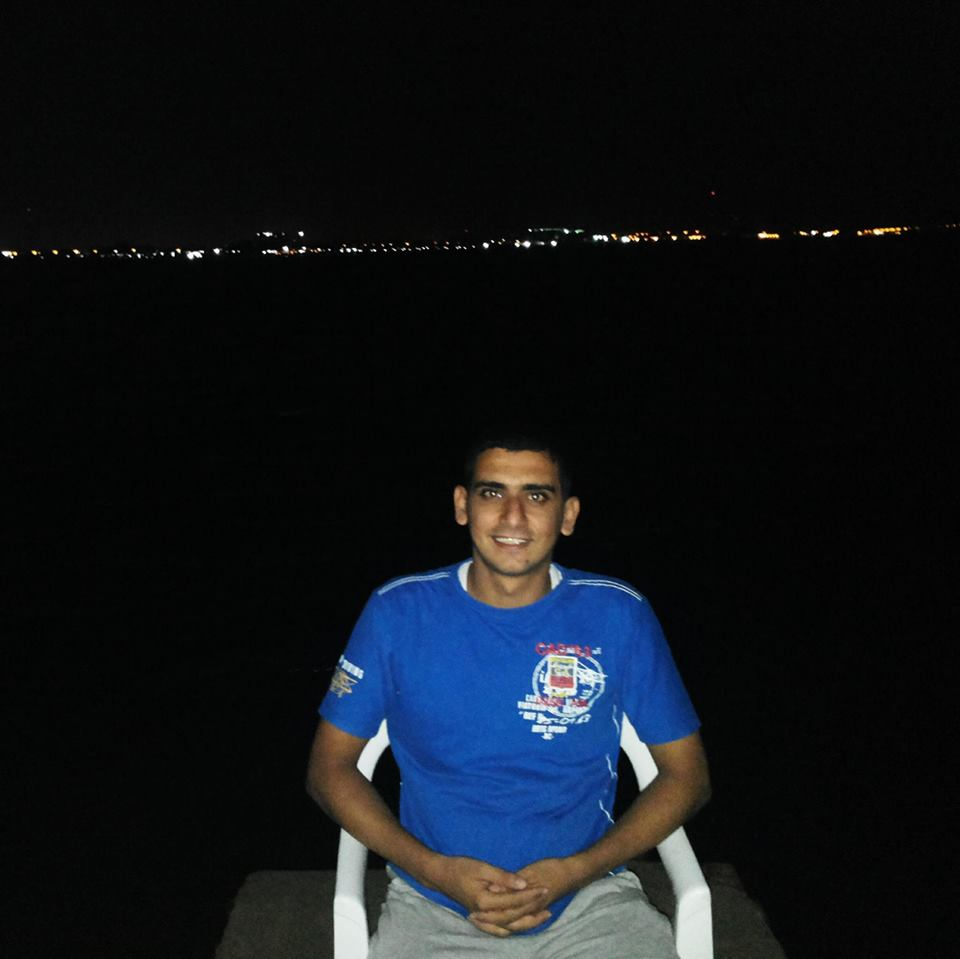
#> input picture opencv/tutorial/mostafa.jpg, 960 x 959 px
$ python lec2.py   (Python 2 division)
#> lines starting #> are read from the running program, lines starting #| are printed output that depends on the picture
import cv2
import numpy as np
from   matplotlib import pyplot as plt
'''
#-----------------------Morphological Transformation
img =cv2.imread('mostafa.jpg',0)
img = cv2.resize(img ,(500,500))
kernal = np.ones((15,15),np.uint8)
erosion = cv2.erode(img,kernal,iterations=1)
dilation = cv2.dilate(img,kernal,iterations=1)

openning = cv2.morphologyEx(img,cv2.MORPH_OPEN,kernal)
clossing = cv2.morphologyEx(img,cv2.MORPH_CLOSE,kernal)
gradient = cv2.morphologyEx(img,cv2.MORPH_GRADIENT,kernal)


plt.imshow(img)
plt.show()
plt.imshow(erosion)
plt.show()

cv2.imshow('test',img)
cv2.imshow("erosion",erosion)
cv2.imshow("dilate",dilation)
cv2.imshow("openning",openning)
cv2.imshow("clossing",clossing)
cv2.imshow("gradient",gradient)
cv2.waitKey(0)
'''

#-------------- Geometric Transformation

img2 = cv2.imread('mostafa.jpg')
#> img2 is the input picture: shape (959, 960, 3); mean B, G, R 25.7, 21.2, 17.2
w,h = img2.shape[:2]
#> w = 959; h = 960
print w ,h
#| 959 960
img2 = cv2.resize(img2,(300,400))
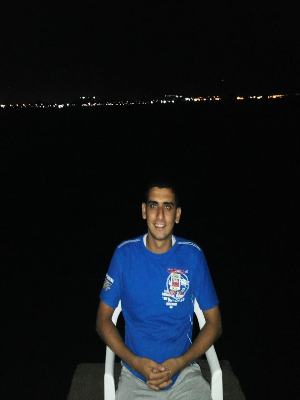
#> img2: shape (400, 300, 3); mean B, G, R 25.7, 21.1, 17.1
cubic = cv2.resize(img2,(300,400),interpolation = cv2.INTER_AREA)

m = np.float32([[1,0,100],[0,1,500]])
translate = cv2.warpAffine(img2,m,(w,h))
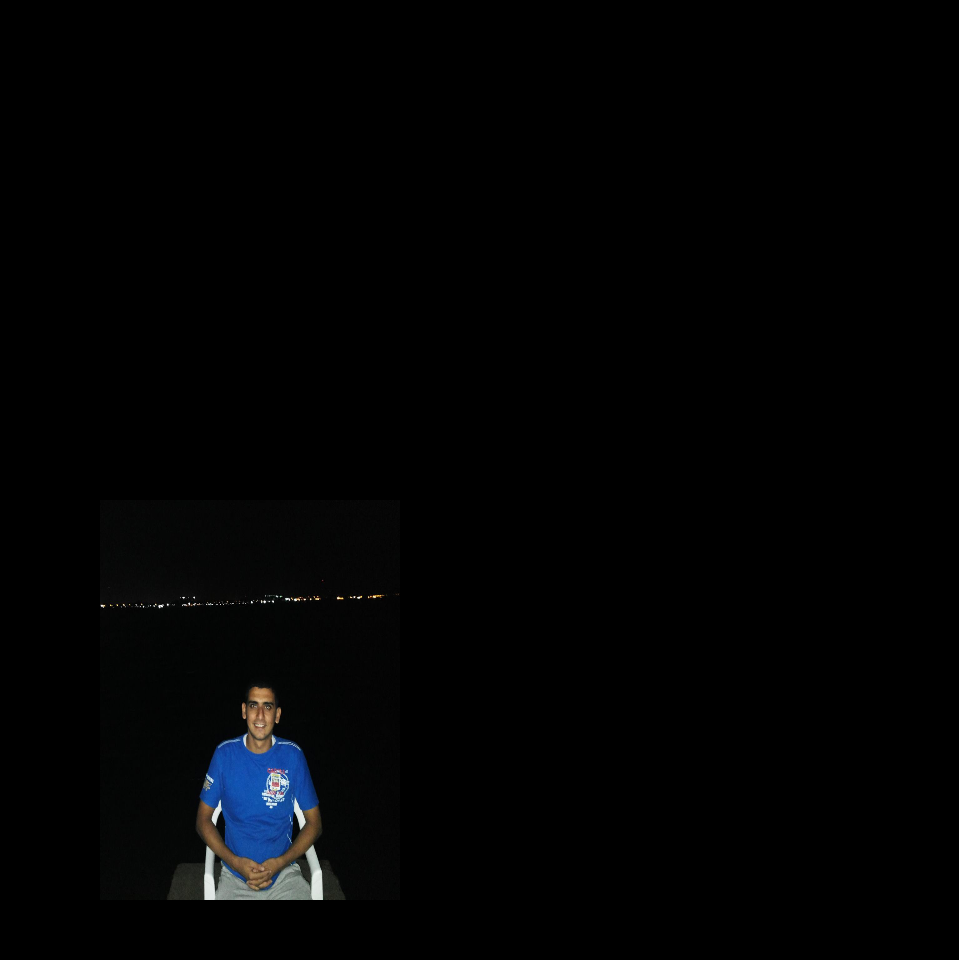
#> translate: shape (960, 959, 3); mean B, G, R 3.3, 2.8, 2.2
#print img2
print img2.shape
#| (400, 300, 3)
print img2.size
#| 360000


cv2.imshow("translate",translate)
cv2.imshow("mostafa",img2)
cv2.waitKey(0)
